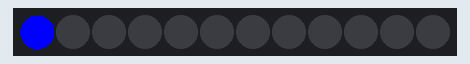
Recording of a sketch running on a simulated Arduino Uno, built with avr-gcc and run on an emulated ATmega328P. Shown: 12 RGB LEDs in strip order, left to right.

Above: at 0.05 s.
At 0.75 s:
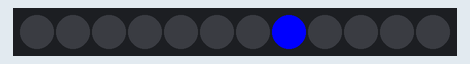
At 1.15 s:
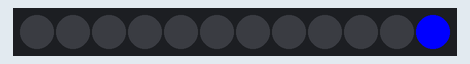
At 1.56 s:
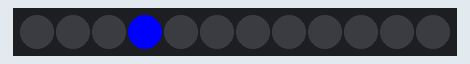

The sketch:

NeoStrip12.ino
```cpp
#include <Adafruit_NeoPixel.h>

#define pin 8
#define num 12

Adafruit_NeoPixel strip=Adafruit_NeoPixel(num,pin,NEO_GRB);

uint32_t color=strip.Color(0,0,255);

void setup() {
  strip.begin();
  strip.show();
  strip.setBrightness(255);
}

void loop() {
  for(int i=0;i<num;i++) {
   strip.setPixelColor(i,color);
   strip.show();
   delay(100);
   strip.setPixelColor(i,0);
  }
}
```

Measured:
- by itself, everything shown: repeats every 1.2 s, in 12 steps
